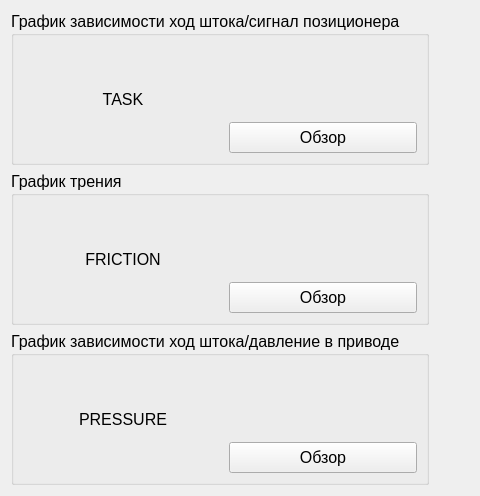
          <widget class="QWidget" name="tab_images">
           <attribute name="title">
            <string>Выбор изображений</string>
           </attribute>
           <layout class="QGridLayout" name="gridLayout_8">
            <item row="1" column="0">
             <widget class="QGroupBox" name="groupBox_imageChartFriction">
              <property name="font">
               <font>
                <family>Segoe UI</family>
                <pointsize>12</pointsize>
               </font>
              </property>
              <property name="title">
               <string>График трения</string>
              </property>
              <layout class="QHBoxLayout" name="horizontalLayout_27">
               <item>
                <widget class="QLabel" name="label_imageChartFriction">
                 <property name="minimumSize">
                  <size>
                   <width>200</width>
                   <height>108</height>
                  </size>
                 </property>
                 <property name="maximumSize">
                  <size>
                   <width>200</width>
                   <height>108</height>
                  </size>
                 </property>
                 <property name="font">
                  <font>
                   <family>Segoe UI</family>
                   <pointsize>12</pointsize>
                  </font>
                 </property>
                 <property name="text">
                  <string>FRICTION</string>
                 </property>
                 <property name="scaledContents">
                  <bool>true</bool>
                 </property>
                 <property name="alignment">
                  <set>Qt::AlignmentFlag::AlignCenter</set>
                 </property>
                 <property name="wordWrap">
                  <bool>true</bool>
                 </property>
                </widget>
               </item>
               <item>
                <layout class="QVBoxLayout" name="verticalLayout_imageChartFriction">
                 <item>
                  <spacer name="verticalSpacer_imageChartFriction">
                   <property name="orientation">
                    <enum>Qt::Orientation::Vertical</enum>
                   </property>
                   <property name="sizeHint" stdset="0">
                    <size>
                     <width>20</width>
                     <height>40</height>
                    </size>
                   </property>
                  </spacer>
                 </item>
                 <item>
                  <widget class="QPushButton" name="pushButton_imageChartFriction">
                   <property name="sizePolicy">
                    <sizepolicy hsizetype="Minimum" vsizetype="Preferred">
                     <horstretch>0</horstretch>
                     <verstretch>0</verstretch>
                    </sizepolicy>
                   </property>
                   <property name="font">
                    <font>
                     <family>Segoe UI</family>
                     <pointsize>12</pointsize>
                    </font>
                   </property>
                   <property name="styleSheet">
                    <string notr="true">padding: 5px 10px;</string>
                   </property>
                   <property name="text">
                    <string>Обзор</string>
                   </property>
                  </widget>
                 </item>
                </layout>
               </item>
              </layout>
             </widget>
            </item>
            <item row="2" column="0">
             <widget class="QGroupBox" name="groupBox_imageChartPressure">
              <property name="font">
               <font>
                <family>Segoe UI</family>
                <pointsize>12</pointsize>
               </font>
              </property>
              <property name="title">
               <string>График зависимости ход штока/давление в приводе</string>
              </property>
              <layout class="QHBoxLayout" name="horizontalLayout_26">
               <item>
                <widget class="QLabel" name="label_imageChartPressure">
                 <property name="sizePolicy">
                  <sizepolicy hsizetype="Preferred" vsizetype="Preferred">
                   <horstretch>0</horstretch>
                   <verstretch>0</verstretch>
                  </sizepolicy>
                 </property>
                 <property name="minimumSize">
                  <size>
                   <width>200</width>
                   <height>108</height>
                  </size>
                 </property>
                 <property name="maximumSize">
                  <size>
                   <width>200</width>
                   <height>108</height>
                  </size>
                 </property>
                 <property name="font">
                  <font>
                   <family>Segoe UI</family>
                   <pointsize>12</pointsize>
                  </font>
                 </property>
                 <property name="text">
                  <string>PRESSURE</string>
                 </property>
                 <property name="scaledContents">
                  <bool>true</bool>
                 </property>
                 <property name="alignment">
                  <set>Qt::AlignmentFlag::AlignCenter</set>
                 </property>
                 <property name="wordWrap">
                  <bool>true</bool>
                 </property>
                </widget>
               </item>
               <item>
                <layout class="QVBoxLayout" name="verticalLayout_imageChartPressure">
                 <item>
                  <spacer name="verticalSpacer_imageChartPressure">
                   <property name="orientation">
                    <enum>Qt::Orientation::Vertical</enum>
                   </property>
                   <property name="sizeHint" stdset="0">
                    <size>
                     <width>20</width>
                     <height>40</height>
                    </size>
                   </property>
                  </spacer>
                 </item>
                 <item>
                  <widget class="QPushButton" name="pushButton_imageChartPressure">
                   <property name="sizePolicy">
                    <sizepolicy hsizetype="Minimum" vsizetype="Preferred">
                     <horstretch>0</horstretch>
                     <verstretch>0</verstretch>
                    </sizepolicy>
                   </property>
                   <property name="font">
                    <font>
                     <family>Segoe UI</family>
                     <pointsize>12</pointsize>
                    </font>
                   </property>
                   <property name="styleSheet">
                    <string notr="true">padding: 5px 10px;</string>
                   </property>
                   <property name="text">
                    <string>Обзор</string>
                   </property>
                  </widget>
                 </item>
                </layout>
               </item>
              </layout>
             </widget>
            </item>
            <item row="0" column="0">
             <widget class="QGroupBox" name="groupBox_imageChartTask">
              <property name="font">
               <font>
                <family>Segoe UI</family>
                <pointsize>12</pointsize>
               </font>
              </property>
              <property name="title">
               <string>График зависимости ход штока/сигнал позиционера</string>
              </property>
              <layout class="QHBoxLayout" name="horizontalLayout_25">
               <item>
                <widget class="QLabel" name="label_imageChartTask">
                 <property name="enabled">
                  <bool>true</bool>
                 </property>
                 <property name="sizePolicy">
                  <sizepolicy hsizetype="Preferred" vsizetype="Preferred">
                   <horstretch>0</horstretch>
                   <verstretch>0</verstretch>
                  </sizepolicy>
                 </property>
                 <property name="minimumSize">
                  <size>
                   <width>200</width>
                   <height>108</height>
                  </size>
                 </property>
                 <property name="maximumSize">
                  <size>
                   <width>200</width>
                   <height>108</height>
                  </size>
                 </property>
                 <property name="font">
                  <font>
                   <family>Segoe UI</family>
                   <pointsize>12</pointsize>
                  </font>
                 </property>
                 <property name="text">
                  <string>TASK</string>
                 </property>
                 <property name="scaledContents">
                  <bool>true</bool>
                 </property>
                 <property name="alignment">
                  <set>Qt::AlignmentFlag::AlignCenter</set>
                 </property>
                 <property name="wordWrap">
                  <bool>true</bool>
                 </property>
                </widget>
               </item>
               <item>
                <layout class="QVBoxLayout" name="verticalLayout_imageChartTask">
                 <item>
                  <spacer name="verticalSpacer_imageChartTask">
                   <property name="orientation">
                    <enum>Qt::Orientation::Vertical</enum>
                   </property>
                   <property name="sizeHint" stdset="0">
                    <size>
                     <width>20</width>
                     <height>40</height>
                    </size>
                   </property>
                  </spacer>
                 </item>
                 <item>
                  <widget class="QPushButton" name="pushButton_imageChartTask">
                   <property name="sizePolicy">
                    <sizepolicy hsizetype="Minimum" vsizetype="Preferred">
                     <horstretch>0</horstretch>
                     <verstretch>0</verstretch>
                    </sizepolicy>
                   </property>
                   <property name="font">
                    <font>
                     <family>Segoe UI</family>
                     <pointsize>12</pointsize>
                    </font>
                   </property>
                   <property name="styleSheet">
                    <string notr="true">padding: 5px 10px;</string>
                   </property>
                   <property name="text">
                    <string>Обзор</string>
                   </property>
                  </widget>
                 </item>
                </layout>
               </item>
              </layout>
             </widget>
            </item>
            <item row="0" column="1">
             <spacer name="horizontalSpacer_10">
              <property name="orientation">
               <enum>Qt::Orientation::Horizontal</enum>
              </property>
              <property name="sizeHint" stdset="0">
               <size>
                <width>40</width>
                <height>20</height>
               </size>
              </property>
             </spacer>
            </item>
           </layout>
          </widget>
